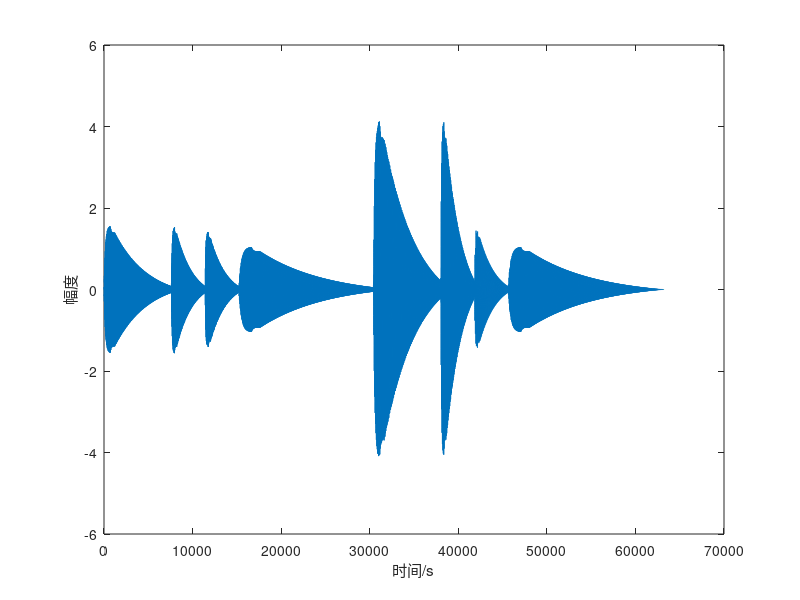

Reproduce this figure in MATLAB.
function play_dfh()
    sample_freq = 16e3;
    % 1 = F
    base_tone_freq = 349.23;
    % beat_time = 0.5, or BPM = 120
    beat_time = 0.5;
    amp = 1;
    % 将唱名映射至以2^(1/12)为底的指数, 1对应指数为1
    tone_mapping = [0, 2, 4, 5, 7, 9, 11];
    overlap_ratio = 0.15/0.95;
    
    music = get_dfh(amp, sample_freq, tone_mapping, overlap_ratio, base_tone_freq, beat_time);
    
    sound(music, sample_freq);
    plot(music);
    xlabel("时间/s");
    ylabel('幅度');
end


function result = get_dfh(amp, sample_freq, tone_mapping, overlap_ratio, base_tone_freq, beat_time)
    
    % 曲谱
    tone = [5, 5, 6, 2, 1, 1, -1, 2];
    beat = [1, 0.5, 0.5, 2, 1, 0.5, 0.5, 2];
    
   [base_freqs, harmonic_maps] = load_harmonic_mapping();

    % 初始化空数组用于存储结果
    result = [];
    loop = 1:length(tone);
    % 循环迭代
    overlap_last = 0;
    for i = loop
        % 调用 gen_tune 函数
        [local_result, overlap] = gen_tune(tone(i), beat(i), amp, sample_freq, tone_mapping, overlap_ratio, base_tone_freq, beat_time, base_freqs, harmonic_maps);
        % 将结果的首尾相加，中间拼接
        if i == 1
            % 第一次迭代，直接将结果添加到结果数组
            result = local_result;
        else
            % 非第一次迭代，将上一次结果的末尾与当前结果的开头相加，并将结果添加到结果数组
            result = [result(1:end-overlap_last), (result(end-overlap_last+1:end) + local_result(1:overlap_last)), local_result(overlap_last+1:end)];
        end
        overlap_last = overlap;
    end
end

function [result, overlap] = gen_tune(tone, beat, amp, sample_freq, tone_mapping, overlap_ratio, base_tone_freq, beat_time, base_freqs, harmonic_maps)

    [freq, width] = trans_freq_width(tone, beat, base_tone_freq, beat_time, tone_mapping);
    
    [y0, y1, y2, y3] = generate_fixed(width, sample_freq);
    
    wave = gen_waveform(freq, length([y0, y1, y2, y3]), amp, sample_freq, base_freqs, harmonic_maps);

    result = wave .* [y0, y1, y2, y3];
    overlap = round(overlap_ratio * length(y3));
end

function harmonics = get_harmonics(base_freq, base_freqs, harmonic_amps)
    [~, min_idx] = min(abs(freq_mod12_convert(base_freqs) - freq_mod12_convert(base_freq)));
    harmonics = [1, harmonic_amps{min_idx}];
end

function [base_freqs, harmonic_amps] = load_harmonic_mapping()
   load('harmonics.mat', 'harmonic_mapping');
   base_freqs = [];
   harmonic_amps = [];
   for i = 1:length(harmonic_mapping)
       base_freqs = [base_freqs, harmonic_mapping{i}{2}];
       harmonic_amps{length(harmonic_amps) + 1} = harmonic_mapping{i}{3};
       fprintf("tone_name %s 's harmonics: ", harmonic_mapping{i}{1});
       disp(harmonic_mapping{i}{3});
   end
   clear harmonic_mapping
end

function wave = gen_waveform(freq, len, amp, sample_freq, base_freqs, harmonic_amps)

   time_step = sample_freq^(-1);
   t = 0:time_step:(len-1) * time_step;
   % 吉他泛音
   harmonic = get_harmonics(freq, base_freqs, harmonic_amps);
   disp(['play tone ', num2str(freq) , ' Hz(', get_tune_name(freq), ') with harmonics ', num2str(harmonic)])

   for m = 1:length(harmonic)
       if m == 1
           wave = amp * sin(2 * pi * freq * t);
       else
           wave = wave + harmonic(m) * amp * sin(2 * pi * m * freq * t);
       end
   end
end

function [freq, width] = trans_freq_width(tone, beat, base_tone_freq, beat_time, tone_mapping)

    remain = mod(tone, 7);
    exponent = tone_mapping(remain) + (tone - remain)/7 * 12;
    freq = base_tone_freq * (2^((exponent - 1)/12));
    width = beat * beat_time;
end


function [y0, y1, y2, y3] = generate_fixed(width, sample_freq)
    
    time_step = sample_freq^(-1);

    t0 = 0:time_step:width * 0.09;
    t1 = 0:time_step:width * 0.05;
    t3 = 0:time_step:width * 0.95;
    t2 = 0:time_step:width * 0.01;
    
    [unused, y0] = exponential_envelop(t0, 0, 1, -5);
    [unused, y1] = exponential_envelop(t1, 1, 0.9, -5);    
    [unused, y2] = exponential_envelop(t2, 0.9, 0.9, 1);
    [unused, y3] = exponential_envelop(t3, 0.9, 0, -2);   
end


function [output, envelop] = exponential_envelop(y, amp1, amp2, coe)
    [row, col] = size(y); % row = 1, col = n    
    
    coe = col^(-1) * coe;
    func = @(x) exp(coe * x);
    [output, envelop] = func_envelop(y, amp1, amp2, func);
end

function [output, envelop] = func_envelop(y, amp1, amp2, func)
    [row, col] = size(y); % row = 1, col = n
    [a, b] = func_fit(1, amp1, col, amp2, func);
    x = 1:1:col;
    envelop = a * func(x) + b;
    output = y .* envelop;
end
function [a, b] = func_fit(x1, y1, x2, y2, func)
    % 计算指数函数参数
    a = (y2 - y1) / (func(x2) - func(x1));
    b = y1 - a * func(x1);
end

function [tone, standard_f] = get_tune_name(base_f)
    % 定义音调值与音名的对应关系
    % 大字组音名用大写字母表示，小字组用小写字母表示，组号用数字表示，例如'a'表示小字组的A（按照教材写法为A0），'B1'表示大字一组的B。
    % 一共收录132个音名。钢琴一般只有88个键，更低的音调人耳可能很难听到。
    tone_map = containers.Map({8.176, 8.662, 9.177, 9.723, 10.301, 10.913, 11.562, 12.250, 12.978, 13.750, 14.568, 15.434, ...
        16.352, 17.324, 18.354, 19.445, 20.602, 21.827, 23.125, 24.500, 25.957, 27.500, 29.135, 30.868, 32.703, ...
        34.648, 36.708, 38.891, 41.203, 43.654, 46.249, 48.999, 51.913, 55.000, 58.270, 61.735, 65.406, 69.296, ...
        73.416, 77.782, 82.407, 87.307, 92.499, 97.999, 103.826, 110.000, 116.541, 123.471, 130.813, 138.591, ...
        146.832, 155.563, 164.814, 174.614, 184.997, 195.998, 207.652, 220.000, 233.082, 246.942, 261.626, ...
        277.183, 293.665, 311.127, 329.628, 349.228, 369.994, 391.995, 415.305, 440.000, 466.164, 493.883, ...
        523.251, 554.365, 587.330, 622.254, 659.255, 698.456, 739.989, 783.991, 830.609, 880.000, 932.328, ...
        987.767, 1046.502, 1108.731, 1174.659, 1244.508, 1318.510, 1396.913, 1479.978, 1567.982, 1661.219, ...
        1760.000, 1864.655, 1975.533, 2093.005, 2217.461, 2349.318, 2489.016, 2637.020, 2793.826, 2959.955, ...
        3135.963, 3322.438, 3520.000, 3729.310, 3951.066, 4186.009, 4434.922, 4698.636, 4978.032, 5274.041, ...
        5587.652, 5919.911, 6271.927, 6644.875, 7040.000, 7458.620, 7902.133, 8372.018, 8869.844, 9397.273, ...
        9956.063, 10548.082, 11175.303, 11839.822, 12543.854, 13289.750, 14080.000, 14917.240, 15804.266}, ...
        {'C3', 'C3#', 'D3', 'D3#', 'E3', 'F3', 'F3#', 'G3', 'G3#', 'A3', 'A3#', 'B3', 'C2', 'C2#', 'D2', 'D2#', ...
        'E2', 'F2', 'F2#', 'G2', 'G2#', 'A2', 'A2#', 'B2', 'C1', 'C1#', 'D1', 'D1#', 'E1', 'F1', 'F1#', 'G1', ...
        'G1#', 'A1', 'A1#', 'B1', 'C', 'C#', 'D', 'D#', 'E', 'F', 'F#', 'G', 'G#', 'A', 'A#', 'B', 'c', 'c#', 'd', ...
        'd#', 'e', 'f', 'f#', 'g', 'g#', 'a', 'a#', 'b', 'c1', 'c1#', 'd1', 'd1#', 'e1', 'f1', 'f1#', 'g1', 'g1#', ...
        'a1', 'a1#', 'b1', 'c2', 'c2#', 'd2', 'd2#', 'e2', 'f2', 'f2#', 'g2', 'g2#', 'a2', 'a2#', 'b2', 'c3', 'c3#', ...
        'd3', 'd3#', 'e3', 'f3', 'f3#', 'g3', 'g3#', 'a3', 'a3#', 'b3', 'c4', 'c4#', 'd4', 'd4#', 'e4', 'f4', 'f4#', ...
        'g4', 'g4#', 'a4', 'a4#', 'b4', 'c5', 'c5#', 'd5', 'd5#', 'e5', 'f5', 'f5#', 'g5', 'g5#', 'a5', 'a5#', 'b5', ...
        'c6', 'c6#', 'd6', 'd6#', 'e6', 'f6', 'f6#', 'g6', 'g6#', 'a6', 'a6#', 'b6'});
    % 判断基频值与音调值的差距，并输出对应的音名
    tone = '';
    tolerance = 0.02;
    for freq = keys(tone_map)
        if abs(base_f/freq{1} - 1) < tolerance
            tone = tone_map(freq{1});
            standard_f = freq{1};
            break;
        end
    end
end

function tone = freq_mod12_convert(freqs)
% 将频率映射到模12的空间内。
    tone = mod(log(freqs) * 12 / log(2), 12);
end
